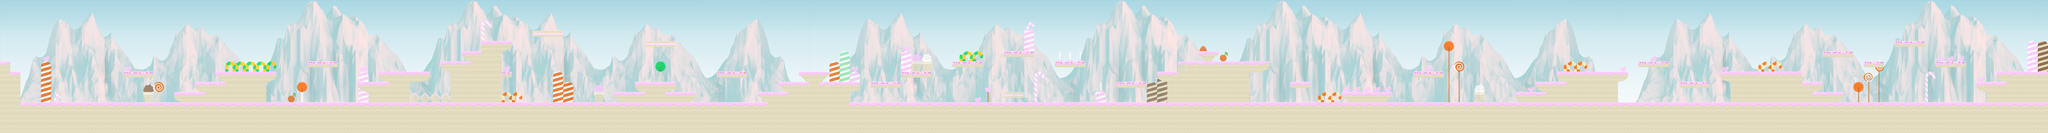

This is a level from a 2D game, rendered from its Tiled map with the project's own tilesets. A one-line summary and the map file follow, with tile-layer data summarised:
An orthogonal 200x13 tile map with 70x70 px tiles, 3 tile layers (Background_Image, Background, Plateau), 1 hidden layer not drawn, 3 tilesets.

<map version="1.0" orientation="orthogonal" renderorder="right-down" width="200" height="13" tilewidth="70" tileheight="70" nextobjectid="1">
 <tileset firstgid="1" name="CandyWorld_Sheet" tilewidth="70" tileheight="70">
  <image source="tuiles/CandyWorld_Sheet.png" width="980" height="490" />
 </tileset>
 <tileset firstgid="99" name="scroll_bg_far" tilewidth="70" tileheight="70">
  <image source="tuiles/scroll_bg_far.png" width="5581" height="720" />
 </tileset>
 <tileset firstgid="889" name="solid" tilewidth="70" tileheight="70" spacing="1">
  <image source="tuiles/solid70.png" width="360" height="360" />
  <tile id="0">
   <properties>
    <property name="tileType" value="solid" />
   </properties>
  </tile>
  <tile id="1">
   <properties>
    <property name="tileType" value="solid" />
   </properties>
  </tile>
  <tile id="2">
   <properties>
    <property name="tileType" value="solid" />
   </properties>
  </tile>
  <tile id="3">
   <properties>
    <property name="tileType" value="solid" />
   </properties>
  </tile>
  <tile id="4">
   <properties>
    <property name="tileType" value="solid" />
   </properties>
  </tile>
  <tile id="5">
   <properties>
    <property name="tileType" value="solid" />
   </properties>
  </tile>
  <tile id="6">
   <properties>
    <property name="tileType" value="solid" />
   </properties>
  </tile>
  <tile id="7">
   <properties>
    <property name="tileType" value="solid" />
   </properties>
  </tile>
  <tile id="8">
   <properties>
    <property name="tileType" value="solid" />
   </properties>
  </tile>
  <tile id="10">
   <properties>
    <property name="tileType" value="solid" />
   </properties>
  </tile>
  <tile id="11">
   <properties>
    <property name="tileType" value="solid" />
   </properties>
  </tile>
  <tile id="12">
   <properties>
    <property name="tileType" value="solid" />
   </properties>
  </tile>
  <tile id="13">
   <properties>
    <property name="tileType" value="solid" />
   </properties>
  </tile>
  <tile id="15">
   <properties>
    <property name="tileType" value="solid" />
   </properties>
  </tile>
  <tile id="16">
   <properties>
    <property name="tileType" value="solid" />
   </properties>
  </tile>
  <tile id="17">
   <properties>
    <property name="tileType" value="solid" />
   </properties>
  </tile>
  <tile id="18">
   <properties>
    <property name="tileType" value="solid" />
   </properties>
  </tile>
 </tileset>
 <layer name="Background_Image" width="200" height="13">
  <data>[2600 cells, 2000 non-empty, 790 distinct tile ids]</data>
 </layer>
 <layer name="Background" width="200" height="13" opacity="0.8">
  <data>[2600 cells, 133 non-empty, 37 distinct tile ids]</data>
 </layer>
 <layer name="Plateau" width="200" height="13">
  <data>[2600 cells, 876 non-empty, 18 distinct tile ids]</data>
 </layer>
 <layer name="solid" width="200" height="13" visible="0">
  <data>[2600 cells, 898 non-empty, 2 distinct tile ids]</data>
 </layer>
</map>
